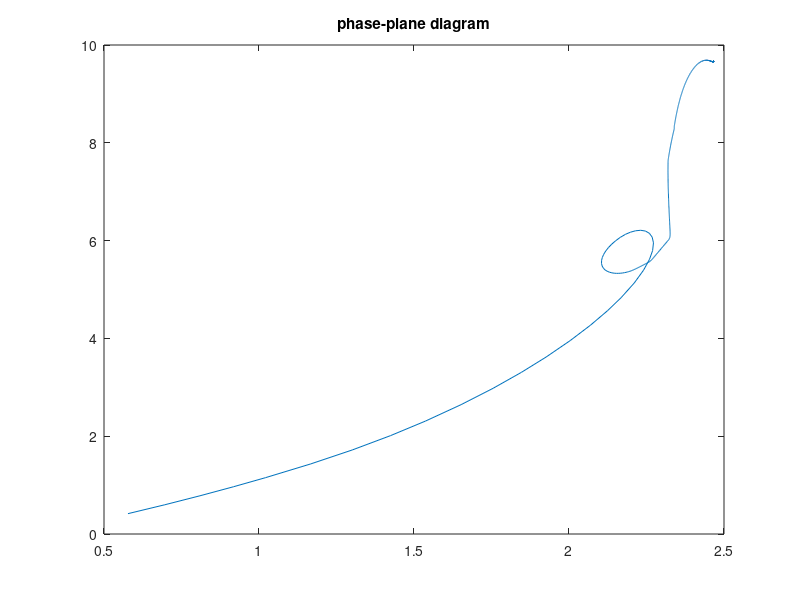
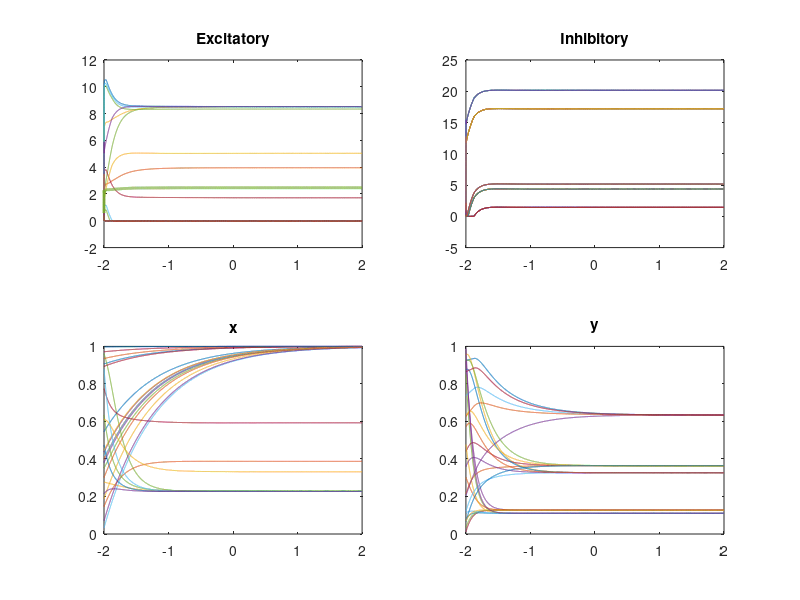

MATLAB code to generate these figures, in order:
function A1
N_E = 5;
N_I = 5;
P = 5;
E_range = N_E;
I_range = N_E+N_I;
x_range = 2*N_E+N_I;
lambdaX = 0.25;
alpha = 2;
delta_left = 5;
delta_right = 5;
J_ei0 = -4;
J_ii0 = -0.5;


s=0; %sensory
U = 0.5;
tau = 0.001; % tau constant
tau_ref = 0.003;
tau_rec = 0.8;


%% background synaptic inputs
% excitatory
ee_test = [];
ei_test = [];

for i = 1:P
    e_temp = rand(N_E,1); % initial random sampling of N_E
    e_temp_min = min(e_temp);
    e_temp_max = max(e_temp);
    e_min = -10; % parameters
    e_max = 10; % parameters
    e = ((e_max-e_min)*(e_temp-e_temp_min)/(e_temp_max-e_temp_min))+e_min; % scaling to e_min + e_max
    ee_final = sort(e); % uniform distribution
    ee_test = [ee_test,ee_final];
    
    % inhibitory
    e_temp = rand(N_I,1); % initial random sampling of N_I
    e_temp_min = min(e_temp);
    e_temp_max = max(e_temp);
    e_min = -10;
    e_max = 10;
    e = ((e_max-e_min)*(e_temp-e_temp_min)/(e_temp_max-e_temp_min))+e_min; % scaling
    ei_final = sort(e);
    ei_test = [ei_test,ei_final];
end


vs= [];
for i=1:P
    vs0 =[rand(N_E,1);rand(N_I,1);rand(N_E,1);rand(N_I,1)]; % order is [E,I,x,y]
    vs = [vs; vs0];
end

rate_auditory(0,vs)
tspan = [-2 2];
[tt,xx] = ode45(@rate_auditory,tspan,vs);


OE = xx(1:length(tt),1:E_range*P);
OI = xx(1:length(tt),E_range*P+1:I_range*P);
Ox = xx(1:length(tt),I_range*P+1: x_range*P);
Oy = xx(1:length(tt),x_range*P+1:end);


mOE = mean(OE,2);
mOI = mean(OI,2);
close all;
figure;
it = floor(length(tt)/2);
plot(mOE,mOI);
hold on
title('phase-plane diagram')

figure;
subplot(2,2,1); plot(tt,OE); title('Excitatory')
hold on; plot(tt,mOE,'linewidth',2);
subplot(2,2,2); plot(tt,OI); title('Inhibitory')
subplot(2,2,3); plot(tt,Ox); title('x')
subplot(2,2,4); plot(tt,Oy); title('y')

% %% nested function
    function out = rate_auditory(t,vs)
        
        % state variables in matrix and vector form
        
        E = vs(1:E_range*P);
        E_mat = reshape(E,N_E,P);
        I = vs(E_range*P+1:I_range*P);
        I_mat = reshape(I, N_I, P);
        x = vs(I_range*P+1:x_range*P);
        x_mat = reshape(x, N_E,P);
        y = vs(x_range*P+1:end);
        y_mat = reshape(y, N_I,P);
        %     E_mat = vs(1:N_E,1:P);
        %     I_mat = vs(N_E+1:N_E+N_I,1:P);
        %     x_mat = vs(N_E+N_I+1: 2*N_E+N_I,1:P);
        %     y_mat = vs(2*N_E+N_I+1:end,1:P);
        
        
        for q=1:P
            switch q
                case 1
                    R_range = 0:2;
                case 2
                    R_range = -1:2;
                case P-1
                    R_range = -2:1;
                case P
                    R_range = -2:0;
                otherwise
                    R_range = -2:2;
            end
            q_sumE=[];
            q_sumI = [];
            sum1_E=[];
            sum1_I= [];
            for R = R_range
                var1 = j_ee(abs(R))/N_E;
                var2 = sum(U*x_mat(:,q+R).*E_mat(:,q+R));
                final = var1.*var2;
                q_sumE = [q_sumE,final];
                sum_e = sum(E_mat(:,q+R)); %sum of E for the I rate
                sum_I = (j_ie(abs(R))/N_E) * sum_e;
                q_sumI = [q_sumI,sum_I];
            end
            sum1_E = [sum1_E,sum(q_sumE)];
            sum1_I = [sum1_I, sum(q_sumI)];
            
        end
        
        sum2_E = (J_ei0/N_I) * sum(U.*y_mat.*I_mat);
        %s=0 BUT double check with markus
        
        out_E = max(0,sum1_E + sum2_E + ee_test); %relu
        
        
        sum_I = sum1_I +J_ii0/N_I * sum(I_mat);
        out_I = max(0,sum_I+ei_final); %relu
        
        dEdt = (-E_mat + (1-tau_ref*E_mat).*out_E)/tau;
        dIdt = (-I_mat + (1-tau_ref*I_mat).*out_I)/tau;
        dxdt = (1-x_mat)/tau_rec - U*x_mat.*E_mat;
        dydt = (1-y_mat)/tau_rec - U*y_mat.*I_mat;
        
        out= [dEdt(:);dIdt(:);dxdt(:);dydt(:)];
    end


    function out = j_ee(R)
        if R == 0
            out = 6;
        elseif R == 1
            out = 0.045;
        else
            out = 0.015;
        end
    end

    function out = j_ie(R)
        if R == 0
            out = 6;
        elseif R == 1
            out = 0.0035;
        else
            out = 0.0015;
        end
        
    end
end